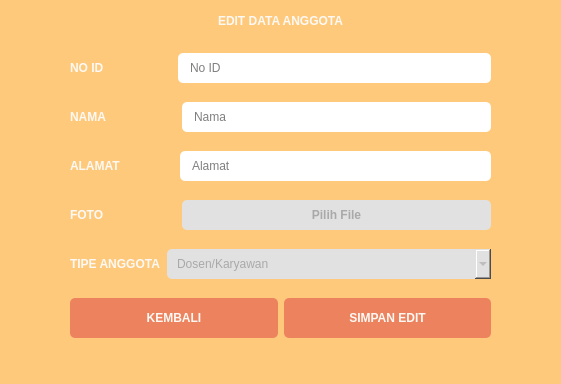
<?xml version="1.0" encoding="UTF-8"?>
<ui version="4.0">
 <class>editdataa</class>
 <widget class="QDialog" name="editdataa">
  <property name="geometry">
   <rect>
    <x>0</x>
    <y>0</y>
    <width>561</width>
    <height>384</height>
   </rect>
  </property>
  <property name="windowTitle">
   <string>Edit Data</string>
  </property>
  <property name="windowIcon">
   <iconset resource="misc.qrc">
    <normaloff>:/unsoed.png</normaloff>:/unsoed.png</iconset>
  </property>
  <property name="styleSheet">
   <string notr="true">QDialog#editdataa {
	background-color: #ffc97c;
}</string>
  </property>
  <widget class="QLabel" name="label1">
   <property name="geometry">
    <rect>
     <x>0</x>
     <y>0</y>
     <width>561</width>
     <height>41</height>
    </rect>
   </property>
   <property name="styleSheet">
    <string notr="true">QLabel#label1 {
	font: 16pt &quot;Comic Sans MS&quot;;
	font-weight: bold;
	color: #fcf9f4;
}</string>
   </property>
   <property name="text">
    <string>EDIT DATA ANGGOTA</string>
   </property>
   <property name="alignment">
    <set>Qt::AlignCenter</set>
   </property>
  </widget>
  <widget class="QWidget" name="layoutWidget">
   <property name="geometry">
    <rect>
     <x>70</x>
     <y>40</y>
     <width>421</width>
     <height>311</height>
    </rect>
   </property>
   <layout class="QVBoxLayout" name="verticalLayout">
    <item>
     <layout class="QHBoxLayout" name="horizontalLayout">
      <item>
       <widget class="QLabel" name="label2">
        <property name="styleSheet">
         <string notr="true">QLabel#label2 {
	font: 10pt &quot;Comic Sans MS&quot;;
	font-weight: 500;
	color: #fcf9f4;
}</string>
        </property>
        <property name="text">
         <string>NO ID</string>
        </property>
       </widget>
      </item>
      <item>
       <spacer name="horizontalSpacer">
        <property name="orientation">
         <enum>Qt::Horizontal</enum>
        </property>
        <property name="sizeType">
         <enum>QSizePolicy::Fixed</enum>
        </property>
        <property name="sizeHint" stdset="0">
         <size>
          <width>68</width>
          <height>20</height>
         </size>
        </property>
       </spacer>
      </item>
      <item>
       <widget class="QLineEdit" name="noIDEdit">
        <property name="sizePolicy">
         <sizepolicy hsizetype="Expanding" vsizetype="Fixed">
          <horstretch>0</horstretch>
          <verstretch>0</verstretch>
         </sizepolicy>
        </property>
        <property name="styleSheet">
         <string notr="true">QLineEdit#noIDEdit {
	border-radius: 5px;
	height: 30px;
	padding-left: 10px;
	font: 10pt &quot;Comic Sans MS&quot;;
}</string>
        </property>
        <property name="maxLength">
         <number>20</number>
        </property>
        <property name="readOnly">
         <bool>true</bool>
        </property>
        <property name="placeholderText">
         <string>No ID</string>
        </property>
       </widget>
      </item>
     </layout>
    </item>
    <item>
     <layout class="QHBoxLayout" name="horizontalLayout_2">
      <item>
       <widget class="QLabel" name="label3">
        <property name="styleSheet">
         <string notr="true">QLabel#label3 {
	font: 10pt &quot;Comic Sans MS&quot;;
	font-weight: 500;
	color: #fcf9f4;
}</string>
        </property>
        <property name="text">
         <string>NAMA</string>
        </property>
       </widget>
      </item>
      <item>
       <spacer name="horizontalSpacer_2">
        <property name="orientation">
         <enum>Qt::Horizontal</enum>
        </property>
        <property name="sizeType">
         <enum>QSizePolicy::Fixed</enum>
        </property>
        <property name="sizeHint" stdset="0">
         <size>
          <width>70</width>
          <height>20</height>
         </size>
        </property>
       </spacer>
      </item>
      <item>
       <widget class="QLineEdit" name="namaEdit">
        <property name="styleSheet">
         <string notr="true">QLineEdit#namaEdit{
	border-radius: 5px;
	height: 30px;
	padding-left: 10px;
	font: 10pt &quot;Comic Sans MS&quot;;
}</string>
        </property>
        <property name="placeholderText">
         <string>Nama</string>
        </property>
       </widget>
      </item>
     </layout>
    </item>
    <item>
     <layout class="QHBoxLayout" name="horizontalLayout_3">
      <item>
       <widget class="QLabel" name="label4">
        <property name="styleSheet">
         <string notr="true">QLabel#label4 {
	font: 10pt &quot;Comic Sans MS&quot;;
	font-weight: 500;
	color: #fcf9f4;
}</string>
        </property>
        <property name="text">
         <string>ALAMAT</string>
        </property>
       </widget>
      </item>
      <item>
       <spacer name="horizontalSpacer_3">
        <property name="orientation">
         <enum>Qt::Horizontal</enum>
        </property>
        <property name="sizeType">
         <enum>QSizePolicy::Fixed</enum>
        </property>
        <property name="sizeHint" stdset="0">
         <size>
          <width>53</width>
          <height>20</height>
         </size>
        </property>
       </spacer>
      </item>
      <item>
       <widget class="QLineEdit" name="alamatEdit">
        <property name="styleSheet">
         <string notr="true">QLineEdit#alamatEdit {
	border-radius: 5px;
	height: 30px;
	padding-left: 10px;
	font: 10pt &quot;Comic Sans MS&quot;;
}</string>
        </property>
        <property name="placeholderText">
         <string>Alamat</string>
        </property>
       </widget>
      </item>
     </layout>
    </item>
    <item>
     <layout class="QHBoxLayout" name="horizontalLayout_4">
      <item>
       <widget class="QLabel" name="label5">
        <property name="styleSheet">
         <string notr="true">QLabel#label5 {
	font: 10pt &quot;Comic Sans MS&quot;;
	font-weight: 500;
	color: #fcf9f4;
}</string>
        </property>
        <property name="text">
         <string>FOTO</string>
        </property>
       </widget>
      </item>
      <item>
       <spacer name="horizontalSpacer_4">
        <property name="orientation">
         <enum>Qt::Horizontal</enum>
        </property>
        <property name="sizeType">
         <enum>QSizePolicy::Fixed</enum>
        </property>
        <property name="sizeHint" stdset="0">
         <size>
          <width>72</width>
          <height>20</height>
         </size>
        </property>
       </spacer>
      </item>
      <item>
       <widget class="QPushButton" name="getFoto">
        <property name="sizePolicy">
         <sizepolicy hsizetype="Expanding" vsizetype="Fixed">
          <horstretch>0</horstretch>
          <verstretch>0</verstretch>
         </sizepolicy>
        </property>
        <property name="cursor">
         <cursorShape>PointingHandCursor</cursorShape>
        </property>
        <property name="styleSheet">
         <string notr="true">QPushButton#getFoto {
	color: #a9a9a9;
	height: 30px;
	border-radius: 5px;
	background-color: #e1e1e1;
	font: 12pt &quot;Comic Sans MS&quot;;
	font-weight: bold;
}
QPushButton#getFoto:hover {
	background-color: #d1d1d1;
}</string>
        </property>
        <property name="text">
         <string>Pilih File</string>
        </property>
       </widget>
      </item>
     </layout>
    </item>
    <item>
     <layout class="QHBoxLayout" name="horizontalLayout_5">
      <item>
       <widget class="QLabel" name="label6">
        <property name="styleSheet">
         <string notr="true">QLabel#label6 {
	font: 10pt &quot;Comic Sans MS&quot;;
	font-weight: 500;
	color: #fcf9f4;
}</string>
        </property>
        <property name="text">
         <string>TIPE ANGGOTA</string>
        </property>
       </widget>
      </item>
      <item>
       <spacer name="horizontalSpacer_5">
        <property name="orientation">
         <enum>Qt::Horizontal</enum>
        </property>
        <property name="sizeType">
         <enum>QSizePolicy::Fixed</enum>
        </property>
        <property name="sizeHint" stdset="0">
         <size>
          <width>1</width>
          <height>20</height>
         </size>
        </property>
       </spacer>
      </item>
      <item>
       <widget class="QComboBox" name="tipeAnggotaPilih">
        <property name="sizePolicy">
         <sizepolicy hsizetype="Expanding" vsizetype="Fixed">
          <horstretch>0</horstretch>
          <verstretch>0</verstretch>
         </sizepolicy>
        </property>
        <property name="cursor">
         <cursorShape>PointingHandCursor</cursorShape>
        </property>
        <property name="styleSheet">
         <string notr="true">QComboBox#tipeAnggotaPilih {
	color: #a9a9a9;
	border-radius: 5px;
	background-color: #e1e1e1;
	height: 30px;
	padding-left: 10px;
	font: 12pt &quot;Comic Sans MS&quot;;
	height: 30px;
}
QComboBox#tipeAnggotaPilih:hover {
	background-color: #d1d1d1;
}</string>
        </property>
        <item>
         <property name="text">
          <string>Dosen/Karyawan</string>
         </property>
        </item>
        <item>
         <property name="text">
          <string>Co Ass</string>
         </property>
        </item>
        <item>
         <property name="text">
          <string>Mahasiswa</string>
         </property>
        </item>
       </widget>
      </item>
     </layout>
    </item>
    <item>
     <layout class="QHBoxLayout" name="horizontalLayout_6">
      <item>
       <widget class="QPushButton" name="kembaliButton">
        <property name="cursor">
         <cursorShape>PointingHandCursor</cursorShape>
        </property>
        <property name="styleSheet">
         <string notr="true">QPushButton#kembaliButton {
	color: #fcf9f4;
	border-radius: 5px;
	background-color: rgba(234, 118, 89, 220);
	font-weight: bold;
	height: 40px;
	font: 12pt &quot;Comic Sans MS&quot;;
}
QPushButton#kembaliButton:hover {
	background-color: rgba(234, 118, 89, 255);
	font: 14pt &quot;Comic Sans MS&quot;;
}</string>
        </property>
        <property name="text">
         <string>KEMBALI</string>
        </property>
       </widget>
      </item>
      <item>
       <widget class="QPushButton" name="simpanButton">
        <property name="cursor">
         <cursorShape>PointingHandCursor</cursorShape>
        </property>
        <property name="styleSheet">
         <string notr="true">QPushButton#simpanButton {
	color: #fcf9f4;
	border-radius: 5px;
	background-color: rgba(234, 118, 89, 220);
	font-weight: bold;
	height: 40px;
	font: 12pt &quot;Comic Sans MS&quot;;
}
QPushButton#simpanButton:hover {
	background-color: rgba(234, 118, 89, 255);
	font: 14pt &quot;Comic Sans MS&quot;;
}</string>
        </property>
        <property name="text">
         <string>SIMPAN EDIT</string>
        </property>
       </widget>
      </item>
     </layout>
    </item>
   </layout>
  </widget>
 </widget>
 <tabstops>
  <tabstop>noIDEdit</tabstop>
  <tabstop>namaEdit</tabstop>
  <tabstop>alamatEdit</tabstop>
  <tabstop>getFoto</tabstop>
  <tabstop>tipeAnggotaPilih</tabstop>
  <tabstop>simpanButton</tabstop>
  <tabstop>kembaliButton</tabstop>
 </tabstops>
 <resources>
  <include location="misc.qrc"/>
 </resources>
 <connections/>
</ui>
